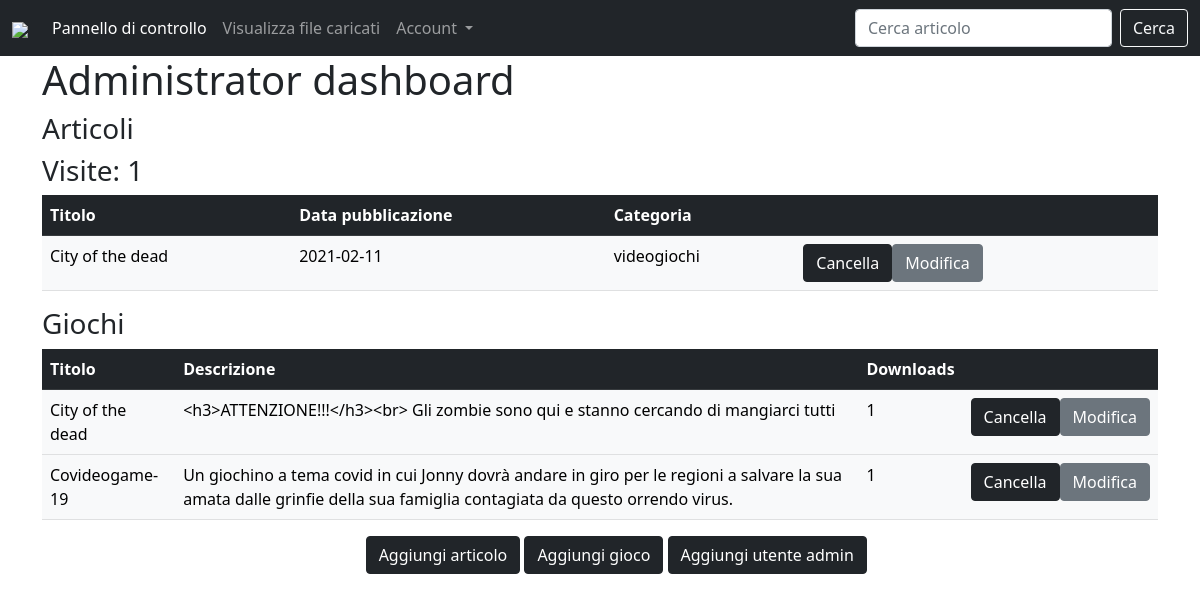
The app's page /admin/dashboard (signed in) with its own data.
### model.py (models this page shows, shortened)
class Articolo(db.Model):
    __tablename__ = "articoli"
    titolo = db.Column("titolo", db.String(50), unique=True, primary_key=True)
    contenuto = db.Column("contenuto", db.Text)
    immagini = db.Column("immagini", db.String(200))
    categoria = db.Column("categoria", db.String(20))
    data_pubblicazione = db.Column("data_pubblicazione", db.Date)
    visualizzazioni = db.Column("visualizzazioni", db.Integer)
    anteprima = db.Column("anteprima_testo", db.Text)

class Gioco(db.Model):
    __tablename__ = "giochi"
    titolo = db.Column("titolo_gioco", db.String(255), primary_key=True)
    data_pubblicazione = db.Column("data_pubblicazione", db.Date)
    nome_file = db.Column("nome_file", db.String(255))
    downloads = db.Column("downloads", db.Integer)
    descrizione = db.Column("descrizione_gioco", db.Text)

### admin.py (the view)
@admin.route("/dashboard")
def dashboard():
    if 'username' in session:
        result = Utente.query.filter_by(admin_permissions=0).all()
        arts = Articolo.query.all()
        giochi = Gioco.query.all()
        return render_template("admin.html", visits=current_app.config['VISITS'], data=result, articles=arts, games=giochi, name=session["username"])
    else:
        return redirect(url_for("admin.index"))

### templates/admin.html (shortened to what this page needs)
{% extends "template.html" %}
{% block head %}
  {{super()}}
{% endblock %}
{% block menu %}
  {{super()}}
{% endblock %}
{% block content %}
  <div class="container">
  <h1>Administrator dashboard</h1>
  <h3>Articoli</h3>
  <h3>Visite: {{visits}}</h3>
  <table class="table">
    <tr class="table-dark">
      <th>Titolo</th>
      <th>Data pubblicazione</th>
      <th>Categoria</th>
      <th></th>
    </tr>
    {% for a in articles %}
      <tr class="table-light">
        <td>{{a.titolo}}</td>
        <td>{{a.data_pubblicazione}}</td>
        <td>{{a.categoria}}</td>
        <td>
          <div class="btn-group" role="group">
            <a href="/admin/delete-article/{{a.titolo}}"><button class="btn btn-dark">Cancella</button></a>
            <a href="/admin/edit-article/{{a.titolo}}"><button class="btn btn-secondary">Modifica</button></a>
          </div>
        </td>
      </tr>
    {% endfor %}
  </table>
  <h3>Giochi</h3>
  <table class="table">
    <tr class="table-dark">
      <th>Titolo</th>
      <th>Descrizione</th>
      <th>Downloads</th>
      <th></th>
    </tr>
    {% for g in games %}
      <tr class="table-light">
        <td>{{g.titolo}}</td>
        <td>{{g.descrizione}}</td>
        <td>{{g.downloads}}</td>
        <td>
          <div class="btn-group" role="group">
            <a href="/admin/delete-game/{{g.titolo}}"><button class="btn btn-dark">Cancella</button></a>
            <a href="/admin/edit-game/{{g.titolo}}"><button class="btn btn-secondary">Modifica</button></a>
          </div>
        </td>
      </tr>
    {% endfor %}
  </table>
  <a id="button" href="{{url_for('admin.add_article')}}"><button class="btn btn-dark">Aggiungi articolo</button></a>
  <a id="button" href="{{url_for('admin.add_game')}}"><button class="btn btn-dark">Aggiungi gioco</button></a>
  <a id="button" href="{{url_for('admin.add_admin')}}"><button class="btn btn-dark">Aggiungi utente admin</button></a>
</div>
{% endblock %}

### templates/admin.html (style rules this page uses)
#button { position: relative; left: 29%; }

### records on screen
Articolo: titolo "City of the dead", data_pubblicazione "2021-02-11", categoria "videogiochi"
Gioco: titolo "City of the dead", descrizione "<h3>ATTENZIONE!!!</h3><br> Gli zombie sono qui e stanno cercando di mangiarci tutti", downloads "1"
Gioco: titolo "Covideogame-19", descrizione "Un giochino a tema covid in cui Jonny dovrà andare in giro per le regioni a salvare la sua amata dalle grinfie della sua famiglia contagiata da questo orrendo virus.", downloads "1"

### other values on screen
{{ visits }} "1"
